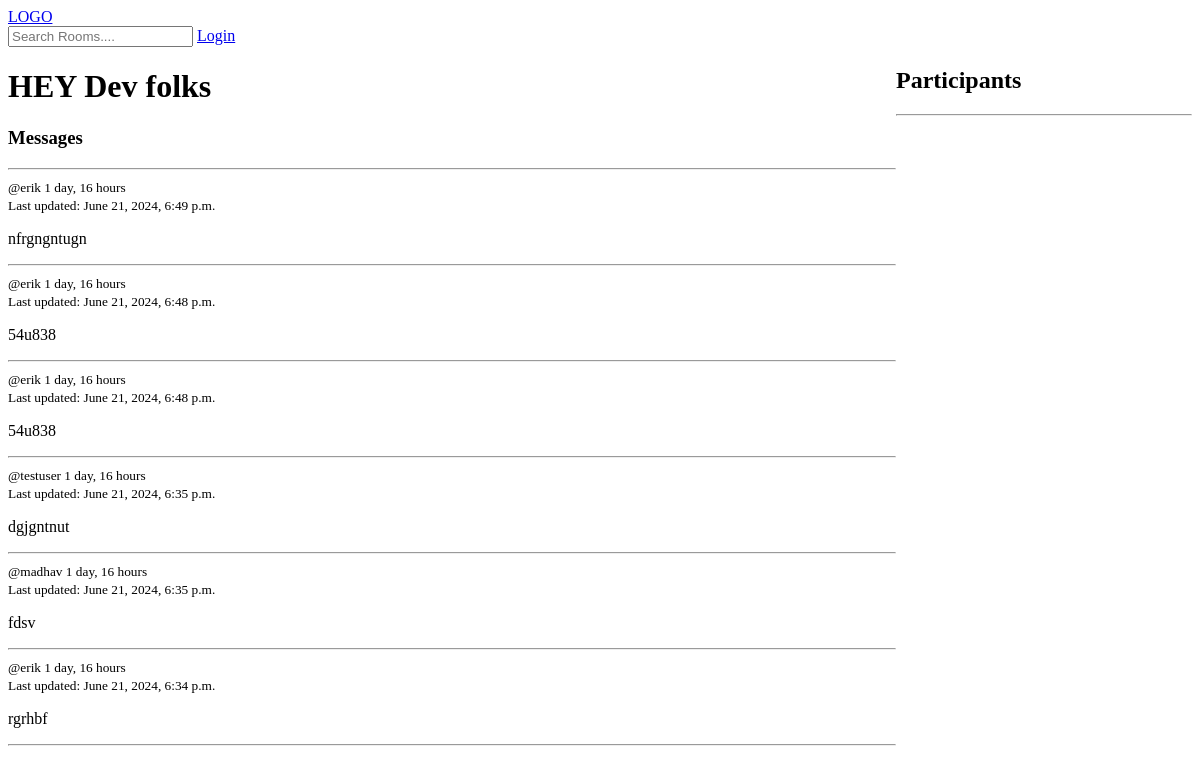
Before: /room/6/ with the older database file.
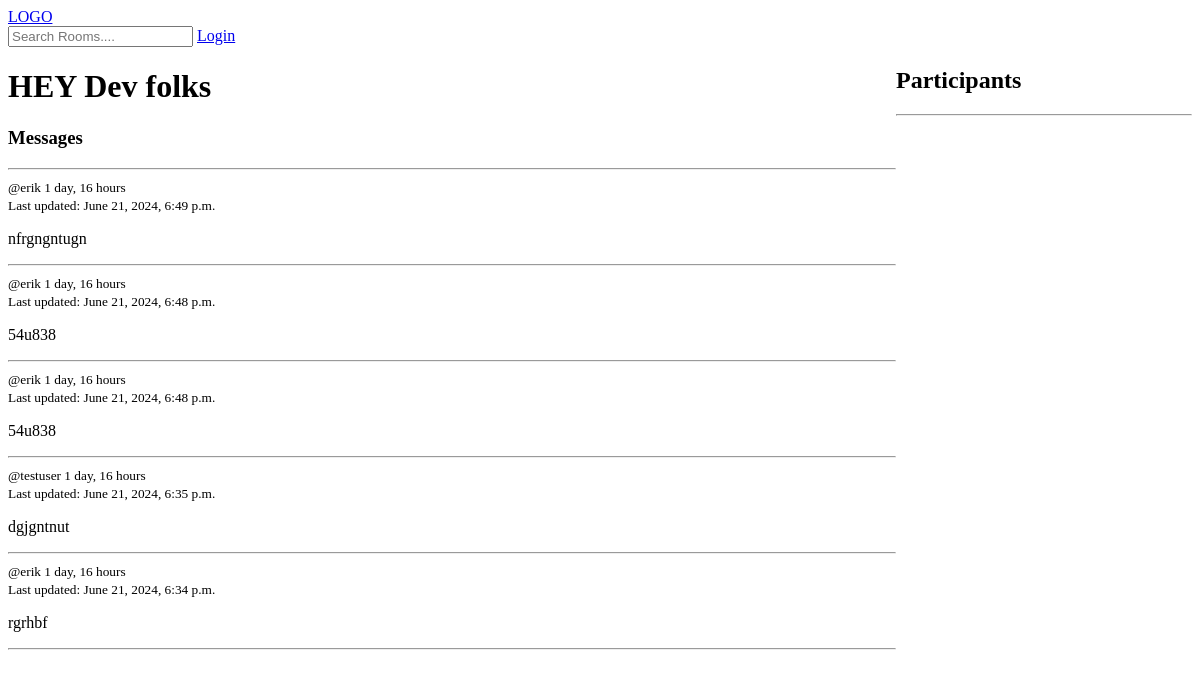
After: the same page with the newer database file.
### base/models.py (models this page shows, shortened)
class Message(models.Model):
    user = models.ForeignKey(User, on_delete = models.CASCADE)
    room = models.ForeignKey(Room, on_delete=models.CASCADE)
    body = models.TextField()
    updated = models.DateTimeField(auto_now=True)
    created = models.DateTimeField(auto_now_add=True)
    class Meta:
        ordering=['-updated','-created']

### base/views.py (the view, shortened to what this page needs)
# urls.py: path("room/<str:pk>/",views.room,name='room'),
def room(request,pk):
    room=Room.objects.get(id=pk)
    participants=room.participants.all()
    room_messages=room.message_set.all().order_by('-created')
    context={'room':room,'room_messages':room_messages,'participants':participants}
    return render(request,'base/room.html',context)

### base/templates/base/room.html (shortened to what this page needs)
{% extends 'main.html' %}
{% block content %}
<div class="room-container">
    <div>
        <h1>{{room.name}}</h1>
        <div class="comment-wrapper">
            <h3>Messages</h3>
            <hr>
            {% for message in room_messages %}
            <div>
                <small>@{{message.user.username}}  {{message.created|timesince}}</small>
                <br>
                <small>Last updated: {{ message.updated }}</small>
                <p>{{message.body}}</p>
                <hr>
            </div>
            {% endfor %}
        </div>
    </div>
    <div>
      <h2> Participants</h2>
      <hr>
    </div>
</div>
{% endblock %}

Changed rows visible on the page:
removed Message: user.username "madhav", created "1 day, 16 hours", updated "June 21, 2024, 6:35 p.m.", body "fdsv"
